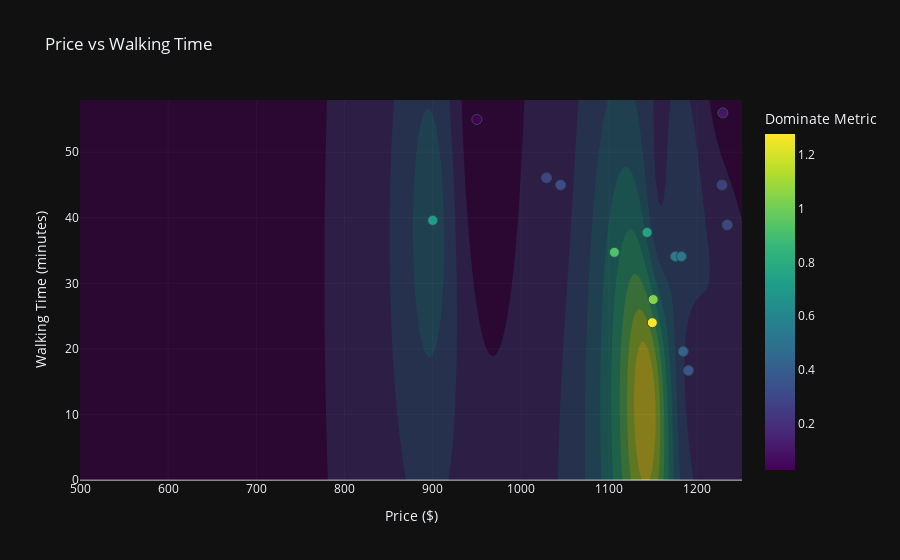

Notebook source saved alongside this figure:
### Code cell
# Compute Dominate Metric
walk_times_df_sorted['Dominated Count'] = 0
walk_times_df_sorted['Dominates Count'] = 0
n = len(walk_times_df_sorted)
for i in range(n):
    for j in range(n):
        if i != j:
            if (walk_times_df_sorted.iloc[i]['Price'] < walk_times_df_sorted.iloc[j]['Price'] and
                walk_times_df_sorted.iloc[i]['Walking Time to Centroid (minutes)'] < walk_times_df_sorted.iloc[j]['Walking Time to Centroid (minutes)']):
                walk_times_df_sorted.at[i, 'Dominates Count'] += 1
                walk_times_df_sorted.at[j, 'Dominated Count'] += 1

# Avoid division by zero, set default ratio to a large value when not dominated
walk_times_df_sorted['Dominate/Dominated Ratio'] = walk_times_df_sorted['Dominates Count'] / walk_times_df_sorted['Dominated Count'].replace(0, 1)

# Normalize Dominate Count and Dominate/Dominated Ratio
walk_times_df_sorted['Normalized Dominates Count'] = (walk_times_df_sorted['Dominates Count'] - walk_times_df_sorted['Dominates Count'].min()) / (walk_times_df_sorted['Dominates Count'].max() - walk_times_df_sorted['Dominates Count'].min())
walk_times_df_sorted['Normalized Dominate/Dominated Ratio'] = (walk_times_df_sorted['Dominate/Dominated Ratio'] - walk_times_df_sorted['Dominate/Dominated Ratio'].min()) / (walk_times_df_sorted['Dominate/Dominated Ratio'].max() - walk_times_df_sorted['Dominate/Dominated Ratio'].min())

# Compute statistical outlier penalty
z_price = (walk_times_df_sorted['Price'] - walk_times_df_sorted['Price'].mean()) / walk_times_df_sorted['Price'].std()
z_time = (walk_times_df_sorted['Walking Time to Centroid (minutes)'] - walk_times_df_sorted['Walking Time to Centroid (minutes)'].mean()) / walk_times_df_sorted['Walking Time to Centroid (minutes)'].std()
walk_times_df_sorted['Outlier Penalty'] = (z_price**2 + z_time**2) ** 0.5
walk_times_df_sorted['Normalized Outlier Penalty'] = (walk_times_df_sorted['Outlier Penalty'] - walk_times_df_sorted['Outlier Penalty'].min()) / (walk_times_df_sorted['Outlier Penalty'].max() - walk_times_df_sorted['Outlier Penalty'].min())

# Compute Dominate Metric with Outlier Penalty
walk_times_df_sorted['Dominate Metric'] = (walk_times_df_sorted['Normalized Dominates Count'] * walk_times_df_sorted['Normalized Dominate/Dominated Ratio']) + (1 - walk_times_df_sorted['Normalized Outlier Penalty']) * 0.5

# Create the scatter plot
fig = px.scatter(
    walk_times_df_sorted, 
    x='Price', 
    y='Walking Time to Centroid (minutes)', 
    hover_name='Address',
    title='Price vs Walking Time',
    labels={'Price': 'Price ($)', 'Walking Time to Centroid (minutes)': 'Walking Time (minutes)'},
    color='Dominate Metric',
    color_continuous_scale='Viridis',
    template='plotly_dark'
)

# Set margins and grid range
x_margin = (walk_times_df_sorted['Price'].max() - walk_times_df_sorted['Price'].min()) * 0.05
y_margin = (walk_times_df_sorted['Walking Time to Centroid (minutes)'].max() - walk_times_df_sorted['Walking Time to Centroid (minutes)'].min()) * 0.05
x_min = 500
x_max = walk_times_df_sorted['Price'].max() + x_margin
y_min = 0
y_max = walk_times_df_sorted['Walking Time to Centroid (minutes)'].max() + y_margin

fig.update_layout(
    xaxis=dict(type='linear', title='Price ($)', range=[x_min, x_max]),
    yaxis=dict(title='Walking Time (minutes)', range=[y_min, y_max]),
    xaxis_gridcolor='rgba(255, 255, 255, 0.05)',
    yaxis_gridcolor='rgba(255, 255, 255, 0.05)',
    xaxis_zerolinecolor='rgba(255, 255, 255, 0.5)',
    yaxis_zerolinecolor='rgba(255, 255, 255, 0.5)'
)

# Create grid for interpolation over full plot area
price_range = np.linspace(x_min, x_max, 200)
time_range = np.linspace(y_min, y_max, 200)
price_grid, time_grid = np.meshgrid(price_range, time_range)

# Use Rbf for continuous interpolation
points = walk_times_df_sorted[['Price', 'Walking Time to Centroid (minutes)']].values
values = walk_times_df_sorted['Dominate Metric'].values

try:
    rbf = Rbf(points[:,0], points[:,1], values, function='inverse', smooth=0)
except np.linalg.LinAlgError:
    rbf = Rbf(points[:,0], points[:,1], values, function='inverse', smooth=1)

grid_z = rbf(price_grid, time_grid)

# Add translucent contour layer with hover disabled
fig.add_trace(go.Contour(
    x=price_range,
    y=time_range,
    z=grid_z,
    colorscale='Viridis',
    opacity=0.5,
    contours=dict(showlines=False),
    showscale=False,
    name='Dominate Metric Distribution',
    hoverinfo='skip'
))

# Update marker to add a thin border around each point and set size to 8
fig.update_traces(
    marker=dict(
        size=10,
        opacity=1, 
        line=dict(width=1, color='DarkSlateGrey')
    ),
    selector=dict(mode='markers')
)

fig.show()

### Figure 1 — Plotly figure (JSON) as saved in the notebook; plotly's stock layout.template omitted (floating-point values rounded to 4 significant figures; data arrays with more than 128 entries replaced by an {"elided": "..."} marker saying what was removed)
{"data": [{"hovertemplate": "<b>%{hovertext}</b><br><br>Price ($)=%{x}<br>Walking Time (minutes)=%{y}<br>Dominate Metric=%{marker.color}<extra></extra>", "hovertext": ["1001 W 7th St, Fort Worth, TX", "1012 Burnett St, Fort Worth, TX", "Magnolia on Park, 2901 W 5th St APT 302, Fort Worth, TX 76107", "929 Norwood St, Fort Worth, TX", "3125 Sondra Dr, Fort Worth, TX", "3125 Sondra Dr, Fort Worth, TX", "555 Elm St, Fort Worth, TX", "520 Samuels Ave, Fort Worth, TX", "320 E Broadway Ave, Fort Worth, TX", "3529 W 7th St, Fort Worth, TX", "Ramble & Rose Apartments, 501 W Rosedale St #449, Fort Worth, TX 76104", "1115 S Jennings Ave APT 11, Fort Worth, TX 76104", "701 N Hampton St, Fort Worth, TX", "4023 Mattison Garage Apartment, Fort Worth, TX 76107", "The Berkeley, 2001 Park Hill Dr #13306-2, Fort Worth, TX 76110"], "legendgroup": "", "marker": {"color": [0.361, 0.4204, 1.277, 1.04, 0.5414, 0.527, 0.922, 0.75, 0.292, 0.7155, 0.2615, 0.3233, 0.2813, 0.02778, 0.09354], "coloraxis": "coloraxis", "line": {"color": "DarkSlateGrey", "width": 1}, "opacity": 1, "size": 10, "symbol": "circle"}, "mode": "markers", "name": "", "orientation": "v", "showlegend": false, "type": "scatter", "x": [1190.0, 1184.0, 1149.0, 1150.0, 1175.0, 1182.0, 1106.0, 1143.0, 1234.0, 900.0, 1228.0, 1045.0, 1029.0, 950.0, 1229.0], "xaxis": "x", "y": [16.7, 19.61, 24.0, 27.53, 34.09, 34.09, 34.73, 37.76, 38.91, 39.61, 45.0, 45.0, 46.09, 55.0, 56.0], "yaxis": "y"}, {"colorscale": [[0, "#440154"], [0.1111, "#482878"], [0.2222, "#3e4989"], [0.3333, "#31688e"], [0.4444, "#26828e"], [0.5556, "#1f9e89"], [0.6667, "#35b779"], [0.7778, "#6ece58"], [0.8889, "#b5de2b"], [1, "#fde725"]], "contours": {"showlines": false}, "hoverinfo": "skip", "name": "Dominate Metric Distribution", "opacity": 0.5, "showscale": false, "type": "contour", "x": {"elided": "200 float values"}, "y": {"elided": "200 float values"}, "z": {"elided": "200x200 float values"}}], "layout": {"coloraxis": {"colorbar": {"title": {"text": "Dominate Metric"}}, "colorscale": [[0, "#440154"], [0.1111, "#482878"], [0.2222, "#3e4989"], [0.3333, "#31688e"], [0.4444, "#26828e"], [0.5556, "#1f9e89"], [0.6667, "#35b779"], [0.7778, "#6ece58"], [0.8889, "#b5de2b"], [1, "#fde725"]]}, "legend": {"tracegroupgap": 0}, "title": {"text": "Price vs Walking Time"}, "xaxis": {"anchor": "y", "domain": [0, 1], "gridcolor": "rgba(255, 255, 255, 0.05)", "range": [500, 1251.0], "title": {"text": "Price ($)"}, "type": "linear", "zerolinecolor": "rgba(255, 255, 255, 0.5)"}, "yaxis": {"anchor": "x", "domain": [0, 1], "gridcolor": "rgba(255, 255, 255, 0.05)", "range": [0, 57.97], "title": {"text": "Walking Time (minutes)"}, "zerolinecolor": "rgba(255, 255, 255, 0.5)"}}}
